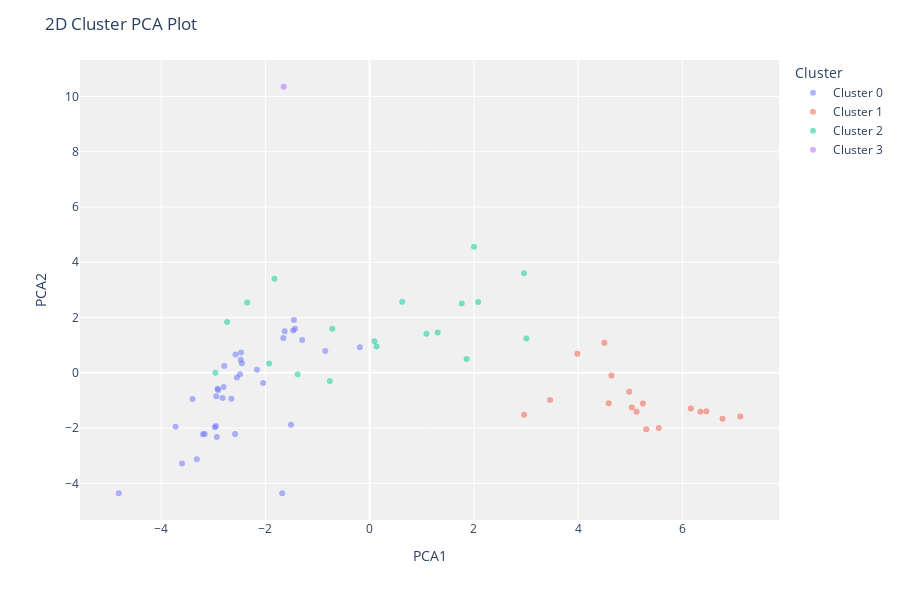

Notebook source saved alongside this figure:
### Markdown cell above
### BIRCH

### Code cell
birch = create_model('birch', num_clusters=4)
assigned = assign_model(birch)
plot_model(birch, plot='cluster')
print("For Cluster = 3")
x = create_model('kmeans', num_clusters = 3)

print("For Cluster = 4")
x = create_model('kmeans', num_clusters = 4)

print("For Cluster = 5")
x = create_model('kmeans', num_clusters = 5)

print("For Cluster = 6")
x = create_model('kmeans', num_clusters = 6)

### Figure 1 — Plotly figure (JSON) as saved in the notebook; plotly's stock layout.template omitted (floating-point values rounded to 4 significant figures)
{"data": [{"customdata": [["M"], ["M"], ["M"], ["F"], ["F"], ["M"], ["M"], ["M"], ["F"], ["M"], ["F"], ["M"], ["M"], ["F"], ["M"], ["F"], ["F"], ["F"], ["M"], ["M"], ["F"], ["M"], ["F"], ["M"], ["M"], ["F"], ["F"], ["F"], ["M"], ["M"], ["F"], ["F"], ["M"], ["M"], ["M"], ["F"]], "hovertemplate": "Cluster=Cluster 0<br>PCA1=%{x}<br>PCA2=%{y}<br>Feature=%{customdata[0]}<extra></extra>", "legendgroup": "Cluster 0", "marker": {"color": "#636efa", "opacity": 0.5, "symbol": "circle"}, "mode": "markers", "name": "Cluster 0", "orientation": "v", "showlegend": true, "textposition": "top center", "type": "scatter", "x": [-2.951, -1.433, -2.486, -2.801, -2.162, -2.472, -1.453, -3.396, -3.6, -2.968, -3.315, -1.655, -2.918, -2.905, -2.941, -2.043, -2.581, -1.676, -0.1868, -0.8513, -2.451, -2.573, -3.199, -1.508, -4.814, -2.547, -3.722, -2.821, -3.163, -2.652, -2.468, -1.466, -1.629, -1.294, -2.931, -2.788], "xaxis": "x", "y": [-1.929, 1.598, -0.04907, -0.5182, 0.1138, 0.4688, 1.911, -0.9506, -3.28, -1.966, -3.125, 1.263, -0.5766, -0.6228, -0.8446, -0.3658, -2.216, -4.359, 0.9234, 0.7934, 0.3433, 0.6619, -2.222, -1.878, -4.357, -0.171, -1.952, -0.9124, -2.212, -0.9405, 0.7333, 1.529, 1.508, 1.189, -2.319, 0.2442], "yaxis": "y"}, {"customdata": [["F"], ["M"], ["M"], ["F"], ["F"], ["M"], ["F"], ["M"], ["F"], ["F"], ["M"], ["F"], ["M"], ["F"], ["F"], ["M"], ["M"]], "hovertemplate": "Cluster=Cluster 1<br>PCA1=%{x}<br>PCA2=%{y}<br>Feature=%{customdata[0]}<extra></extra>", "legendgroup": "Cluster 1", "marker": {"color": "#EF553B", "opacity": 0.5, "symbol": "circle"}, "mode": "markers", "name": "Cluster 1", "orientation": "v", "showlegend": true, "textposition": "top center", "type": "scatter", "x": [3.461, 6.77, 5.121, 4.585, 3.984, 4.978, 4.503, 6.459, 6.345, 5.305, 6.161, 5.545, 5.243, 4.638, 5.029, 2.963, 7.11], "xaxis": "x", "y": [-0.9816, -1.663, -1.412, -1.097, 0.6906, -0.6872, 1.089, -1.395, -1.406, -2.047, -1.296, -1.994, -1.108, -0.09372, -1.251, -1.52, -1.578], "yaxis": "y"}, {"customdata": [["M"], ["F"], ["M"], ["M"], ["F"], ["M"], ["M"], ["F"], ["F"], ["F"], ["F"], ["F"], ["F"], ["F"], ["F"], ["F"], ["M"], ["F"], ["F"]], "hovertemplate": "Cluster=Cluster 2<br>PCA1=%{x}<br>PCA2=%{y}<br>Feature=%{customdata[0]}<extra></extra>", "legendgroup": "Cluster 2", "marker": {"color": "#00cc96", "opacity": 0.5, "symbol": "circle"}, "mode": "markers", "name": "Cluster 2", "orientation": "v", "showlegend": true, "textposition": "top center", "type": "scatter", "x": [3.007, 2.083, 1.861, 2.002, -2.733, -0.7168, -2.349, 0.626, 0.1322, -1.382, -1.929, -1.826, -2.958, 1.09, 0.09225, 1.305, 1.766, -0.7641, 2.962], "xaxis": "x", "y": [1.241, 2.566, 0.4956, 4.559, 1.835, 1.595, 2.545, 2.57, 0.9543, -0.05018, 0.3393, 3.4, -0.0002919, 1.414, 1.142, 1.463, 2.508, -0.2943, 3.602], "yaxis": "y"}, {"customdata": [["M"]], "hovertemplate": "Cluster=Cluster 3<br>PCA1=%{x}<br>PCA2=%{y}<br>Feature=%{customdata[0]}<extra></extra>", "legendgroup": "Cluster 3", "marker": {"color": "#ab63fa", "opacity": 0.5, "symbol": "circle"}, "mode": "markers", "name": "Cluster 3", "orientation": "v", "showlegend": true, "textposition": "top center", "type": "scatter", "x": [-1.649], "xaxis": "x", "y": [10.35], "yaxis": "y"}], "layout": {"height": 600, "legend": {"title": {"text": "Cluster"}, "tracegroupgap": 0}, "margin": {"t": 60}, "plot_bgcolor": "rgb(240,240,240)", "title": {"text": "2D Cluster PCA Plot"}, "xaxis": {"anchor": "y", "domain": [0, 1], "title": {"text": "PCA1"}}, "yaxis": {"anchor": "x", "domain": [0, 1], "title": {"text": "PCA2"}}}}
